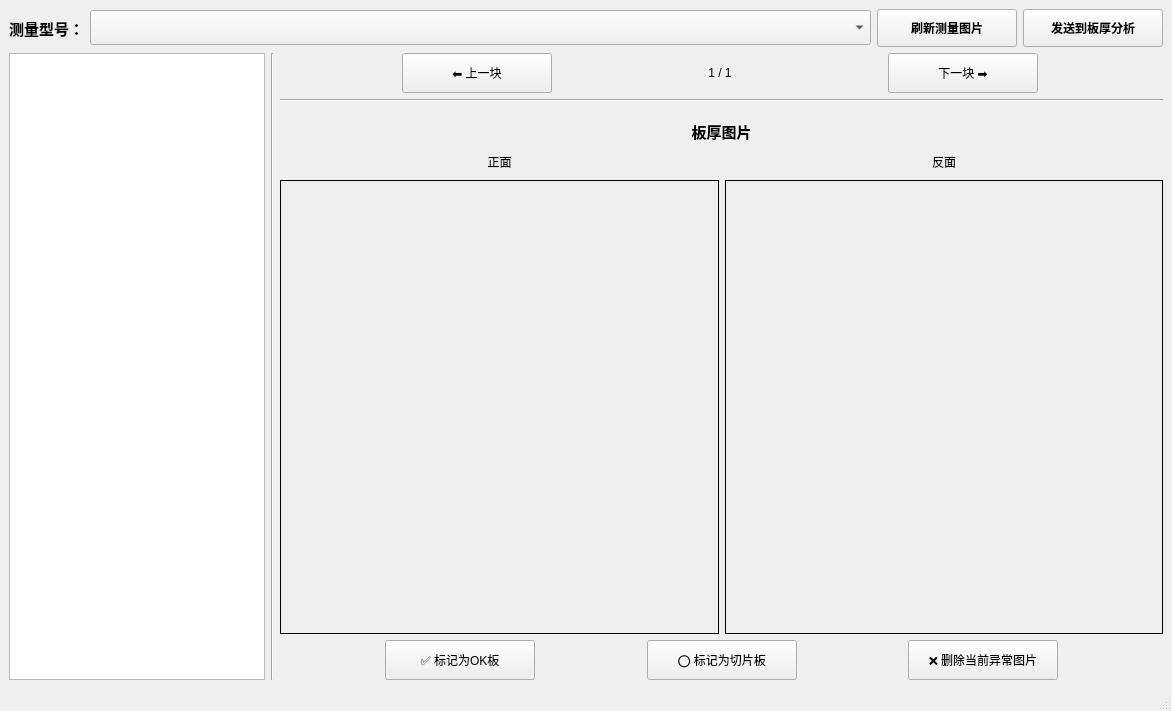
<?xml version="1.0" encoding="UTF-8"?>
<ui version="4.0">
 <class>MainWindow</class>
 <widget class="QMainWindow" name="MainWindow">
  <property name="geometry">
   <rect>
    <x>0</x>
    <y>0</y>
    <width>1172</width>
    <height>711</height>
   </rect>
  </property>
  <property name="windowTitle">
   <string>MainWindow</string>
  </property>
  <property name="windowIcon">
   <iconset resource="../resources.qrc">
    <normaloff>:/icon/res/icon.png</normaloff>:/icon/res/icon.png</iconset>
  </property>
  <widget class="QWidget" name="centralwidget">
   <layout class="QVBoxLayout" name="verticalLayout_4">
    <item>
     <layout class="QHBoxLayout" name="horizontalLayout">
      <item>
       <widget class="QLabel" name="label">
        <property name="minimumSize">
         <size>
          <width>75</width>
          <height>0</height>
         </size>
        </property>
        <property name="maximumSize">
         <size>
          <width>75</width>
          <height>16777215</height>
         </size>
        </property>
        <property name="font">
         <font>
          <pointsize>11</pointsize>
          <bold>true</bold>
         </font>
        </property>
        <property name="text">
         <string>测量型号：</string>
        </property>
       </widget>
      </item>
      <item>
       <widget class="QComboBox" name="cmbSelectPN">
        <property name="minimumSize">
         <size>
          <width>0</width>
          <height>35</height>
         </size>
        </property>
        <property name="font">
         <font>
          <pointsize>11</pointsize>
         </font>
        </property>
       </widget>
      </item>
      <item>
       <widget class="QPushButton" name="btnLoadImages">
        <property name="minimumSize">
         <size>
          <width>0</width>
          <height>38</height>
         </size>
        </property>
        <property name="maximumSize">
         <size>
          <width>140</width>
          <height>16777215</height>
         </size>
        </property>
        <property name="font">
         <font>
          <bold>true</bold>
         </font>
        </property>
        <property name="text">
         <string>刷新测量图片</string>
        </property>
        <property name="icon">
         <iconset resource="../resources.qrc">
          <normaloff>:/icon/res/refresh.png</normaloff>:/icon/res/refresh.png</iconset>
        </property>
       </widget>
      </item>
      <item>
       <widget class="QPushButton" name="btnMoveTodo">
        <property name="minimumSize">
         <size>
          <width>0</width>
          <height>38</height>
         </size>
        </property>
        <property name="maximumSize">
         <size>
          <width>140</width>
          <height>16777215</height>
         </size>
        </property>
        <property name="font">
         <font>
          <bold>true</bold>
         </font>
        </property>
        <property name="text">
         <string>发送到板厚分析</string>
        </property>
        <property name="icon">
         <iconset resource="../resources.qrc">
          <normaloff>:/icon/res/todo.png</normaloff>:/icon/res/todo.png</iconset>
        </property>
       </widget>
      </item>
     </layout>
    </item>
    <item>
     <layout class="QHBoxLayout" name="horizontalLayout_2" stretch="0,0,1">
      <item>
       <layout class="QVBoxLayout" name="verticalLayout_2">
        <item>
         <widget class="QTableView" name="tblImages">
          <property name="minimumSize">
           <size>
            <width>245</width>
            <height>0</height>
           </size>
          </property>
          <property name="maximumSize">
           <size>
            <width>270</width>
            <height>16777215</height>
           </size>
          </property>
         </widget>
        </item>
       </layout>
      </item>
      <item>
       <widget class="Line" name="line">
        <property name="orientation">
         <enum>Qt::Vertical</enum>
        </property>
       </widget>
      </item>
      <item>
       <layout class="QVBoxLayout" name="verticalLayout_3" stretch="0,0,0,1,0">
        <item>
         <layout class="QHBoxLayout" name="horizontalLayout_5">
          <item>
           <widget class="QPushButton" name="btnPrevious">
            <property name="minimumSize">
             <size>
              <width>100</width>
              <height>40</height>
             </size>
            </property>
            <property name="maximumSize">
             <size>
              <width>150</width>
              <height>16777215</height>
             </size>
            </property>
            <property name="text">
             <string>⬅️ 上一块</string>
            </property>
           </widget>
          </item>
          <item>
           <widget class="QLabel" name="lblIndex">
            <property name="minimumSize">
             <size>
              <width>80</width>
              <height>0</height>
             </size>
            </property>
            <property name="maximumSize">
             <size>
              <width>80</width>
              <height>16777215</height>
             </size>
            </property>
            <property name="text">
             <string>1 / 1</string>
            </property>
            <property name="alignment">
             <set>Qt::AlignCenter</set>
            </property>
           </widget>
          </item>
          <item>
           <widget class="QPushButton" name="btnNext">
            <property name="minimumSize">
             <size>
              <width>100</width>
              <height>40</height>
             </size>
            </property>
            <property name="maximumSize">
             <size>
              <width>150</width>
              <height>16777215</height>
             </size>
            </property>
            <property name="text">
             <string>下一块 ➡️</string>
            </property>
           </widget>
          </item>
         </layout>
        </item>
        <item>
         <widget class="Line" name="line_2">
          <property name="orientation">
           <enum>Qt::Horizontal</enum>
          </property>
         </widget>
        </item>
        <item>
         <widget class="QLabel" name="lblTitle">
          <property name="minimumSize">
           <size>
            <width>0</width>
            <height>35</height>
           </size>
          </property>
          <property name="maximumSize">
           <size>
            <width>16777215</width>
            <height>35</height>
           </size>
          </property>
          <property name="font">
           <font>
            <pointsize>11</pointsize>
            <bold>true</bold>
           </font>
          </property>
          <property name="frameShape">
           <enum>QFrame::NoFrame</enum>
          </property>
          <property name="text">
           <string>板厚图片</string>
          </property>
          <property name="alignment">
           <set>Qt::AlignBottom|Qt::AlignHCenter</set>
          </property>
         </widget>
        </item>
        <item>
         <layout class="QGridLayout" name="gridLayout" rowstretch="0,0,0,0">
          <item row="3" column="0">
           <widget class="QLabel" name="imgCS">
            <property name="minimumSize">
             <size>
              <width>300</width>
              <height>300</height>
             </size>
            </property>
            <property name="frameShape">
             <enum>QFrame::Box</enum>
            </property>
            <property name="text">
             <string/>
            </property>
           </widget>
          </item>
          <item row="3" column="1">
           <widget class="QLabel" name="imgSS">
            <property name="minimumSize">
             <size>
              <width>300</width>
              <height>300</height>
             </size>
            </property>
            <property name="frameShape">
             <enum>QFrame::Box</enum>
            </property>
            <property name="text">
             <string/>
            </property>
           </widget>
          </item>
          <item row="2" column="0">
           <widget class="QLabel" name="label_5">
            <property name="maximumSize">
             <size>
              <width>16777215</width>
              <height>25</height>
             </size>
            </property>
            <property name="text">
             <string>正面</string>
            </property>
            <property name="alignment">
             <set>Qt::AlignCenter</set>
            </property>
           </widget>
          </item>
          <item row="2" column="1">
           <widget class="QLabel" name="label_6">
            <property name="maximumSize">
             <size>
              <width>16777215</width>
              <height>25</height>
             </size>
            </property>
            <property name="text">
             <string>反面</string>
            </property>
            <property name="alignment">
             <set>Qt::AlignCenter</set>
            </property>
           </widget>
          </item>
         </layout>
        </item>
        <item>
         <layout class="QHBoxLayout" name="horizontalLayout_3">
          <item>
           <spacer name="horizontalSpacer_2">
            <property name="orientation">
             <enum>Qt::Horizontal</enum>
            </property>
            <property name="sizeHint" stdset="0">
             <size>
              <width>40</width>
              <height>20</height>
             </size>
            </property>
           </spacer>
          </item>
          <item>
           <widget class="QPushButton" name="btnMarkOK">
            <property name="minimumSize">
             <size>
              <width>150</width>
              <height>40</height>
             </size>
            </property>
            <property name="maximumSize">
             <size>
              <width>150</width>
              <height>16777215</height>
             </size>
            </property>
            <property name="text">
             <string>✅ 标记为OK板</string>
            </property>
           </widget>
          </item>
          <item>
           <spacer name="horizontalSpacer">
            <property name="orientation">
             <enum>Qt::Horizontal</enum>
            </property>
            <property name="sizeHint" stdset="0">
             <size>
              <width>40</width>
              <height>20</height>
             </size>
            </property>
           </spacer>
          </item>
          <item>
           <widget class="QPushButton" name="btnMarkSection">
            <property name="minimumSize">
             <size>
              <width>150</width>
              <height>40</height>
             </size>
            </property>
            <property name="maximumSize">
             <size>
              <width>150</width>
              <height>16777215</height>
             </size>
            </property>
            <property name="text">
             <string>⭕ 标记为切片板</string>
            </property>
           </widget>
          </item>
          <item>
           <spacer name="horizontalSpacer_4">
            <property name="orientation">
             <enum>Qt::Horizontal</enum>
            </property>
            <property name="sizeHint" stdset="0">
             <size>
              <width>40</width>
              <height>20</height>
             </size>
            </property>
           </spacer>
          </item>
          <item>
           <widget class="QPushButton" name="btnMarkDelete">
            <property name="minimumSize">
             <size>
              <width>150</width>
              <height>40</height>
             </size>
            </property>
            <property name="maximumSize">
             <size>
              <width>150</width>
              <height>16777215</height>
             </size>
            </property>
            <property name="text">
             <string>❌ 删除当前异常图片</string>
            </property>
           </widget>
          </item>
          <item>
           <spacer name="horizontalSpacer_3">
            <property name="orientation">
             <enum>Qt::Horizontal</enum>
            </property>
            <property name="sizeHint" stdset="0">
             <size>
              <width>40</width>
              <height>20</height>
             </size>
            </property>
           </spacer>
          </item>
         </layout>
        </item>
       </layout>
      </item>
     </layout>
    </item>
   </layout>
  </widget>
  <widget class="QStatusBar" name="statusbar"/>
 </widget>
 <resources>
  <include location="../resources.qrc"/>
 </resources>
 <connections/>
</ui>
